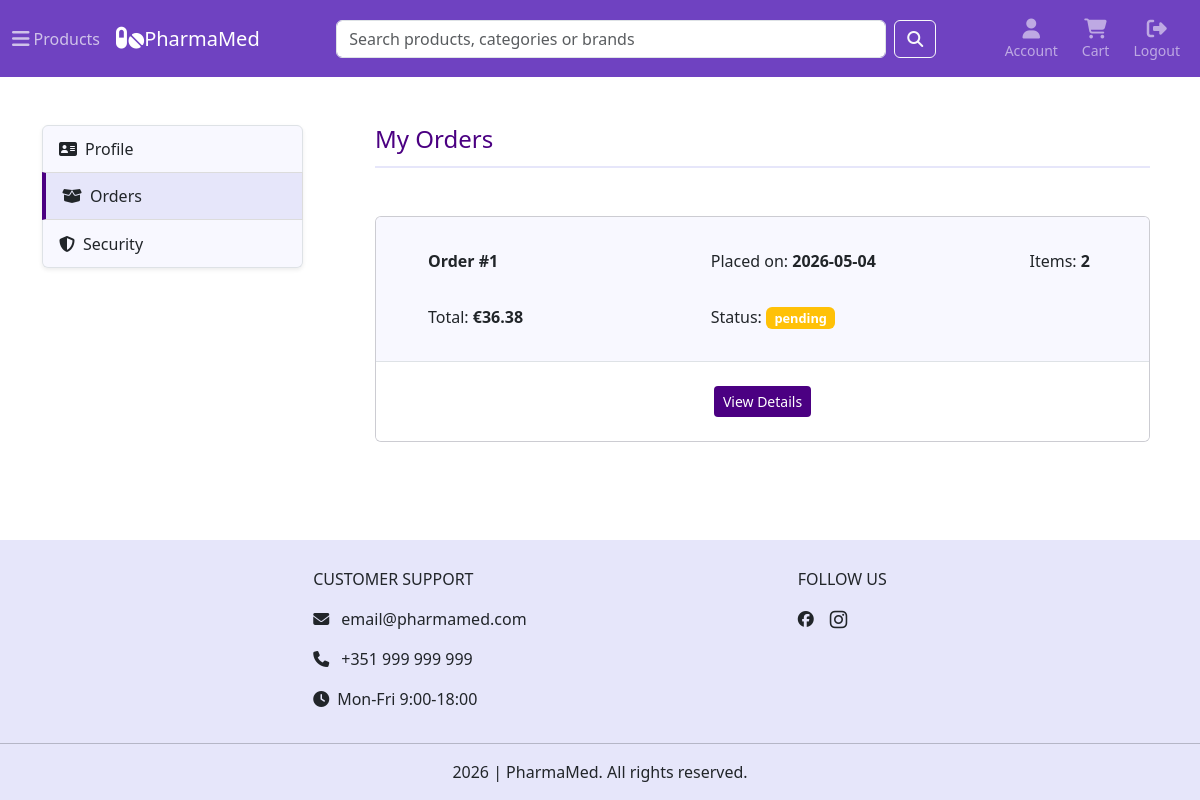
The app's page /account/orders (signed in), older data.
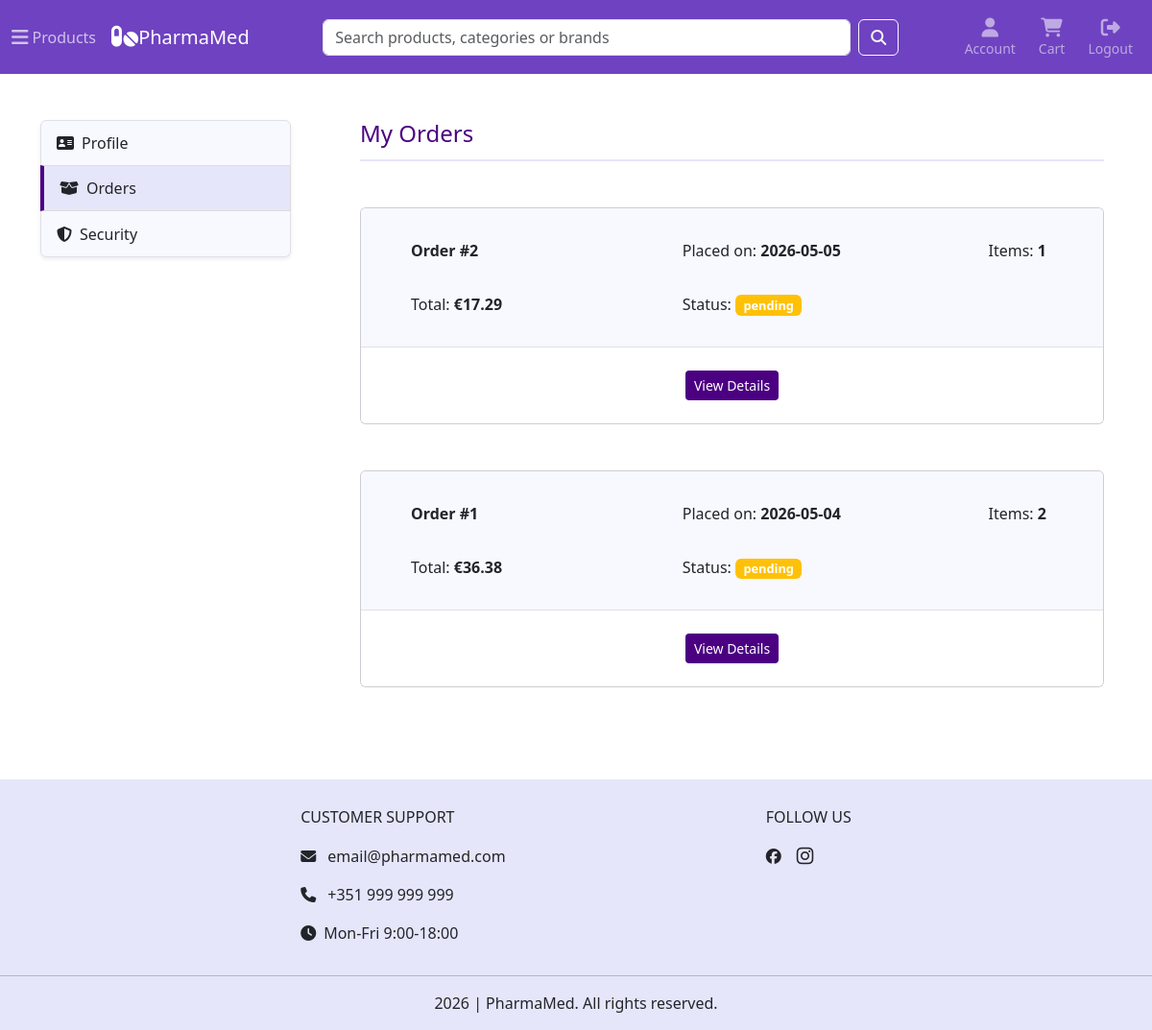
The same page, newer data.
### tables this page shows
CREATE TABLE orders (
    id INTEGER PRIMARY KEY AUTOINCREMENT,
    user_id INTEGER NOT NULL,
    address_id INTEGER NOT NULL,
    full_name TEXT NOT NULL,
    address_line TEXT NOT NULL,
    postal_code TEXT NOT NULL,
    city TEXT NOT NULL,
    country TEXT NOT NULL,
    shipping_method TEXT NOT NULL,
    subtotal REAL NOT NULL,
    shipping_cost REAL NOT NULL,
    total REAL NOT NULL,
    status TEXT NOT NULL DEFAULT 'pending',
    created_at TIMESTAMP DEFAULT CURRENT_TIMESTAMP,
    FOREIGN KEY (user_id) REFERENCES users(id),
    FOREIGN KEY (address_id) REFERENCES addresses(id)
);

### app.py (the view)
@app.route("/account/orders")
@login_required
def orders():
    db = get_db()
    orders = db.execute("""SELECT o.*, SUM(oi.quantity) AS item_count FROM orders o JOIN order_items oi ON oi.order_id = o.id WHERE o.user_id = ?
                        GROUP BY o.id ORDER BY o.created_at DESC""", (current_user.id,)).fetchall()
    return render_template("account/orders.html", active_page="orders", orders=orders)

### app.py (called while the page is built)
@login_manager.user_loader
def load_user(user_id):
    db = get_db()
    if db is None:
        return None
    user = db.execute("SELECT id, email, first_name, last_name FROM users WHERE id = ?",(user_id,)).fetchone()
    if user is None:
        return None
    return User(user["id"], user["email"], user["first_name"], user["last_name"])

@app.context_processor
def inject_globals():
    return {
        "categories_menu": load_categories_menu(),
        "cart_count": get_cart_count()
    }

### helpers.py (called while the page is built)
def get_db():
    if "db" not in g:
        g.db = sqlite3.connect("pharmamed.db")
        g.db.row_factory = sqlite3.Row
        g.db.execute("PRAGMA foreign_keys = ON")
    return g.db

def get_cart_count():
    db = get_db()
    if current_user.is_authenticated:
        return db_cart_count(db, current_user.id)
    session_cart = session.get('cart', {})
    return sum(session_cart.values())

def db_cart_count(db, user_id):
    cart_count = db.execute("""SELECT SUM(quantity) as total FROM cart_items ci JOIN cart c ON ci.cart_id = c.id WHERE c.user_id = ?""", (user_id,)).fetchone()
    return cart_count["total"] or 0

### templates/account/orders.html (shortened to what this page needs)
{% extends "account/account.html" %}
{% block account_content %}
<div class="page-header pb-1">
    <h4>My Orders</h4>
</div>
{% for order in orders %}
    <div class="card order-card my-5">
        <ul class="list-group list-group-flush">
            <li class="list-group-item top-item p-3">
                <div class="row mt-3">
                    <div class="col-12 col-md-6 col-lg-5 mb-3 mb-md-0 ps-lg-5">
                        <strong>Order #{{ order.id }} </strong>
                    </div>
                    <div class="col-12 col-md-6 col-lg-5">
                        <p>Placed on: <strong>{{ order.created_at[:10] }}</strong></p>
                    </div>
                    <div class="col-12 col-md-6 col-lg-2 mt-md-3 mt-lg-0">
                        <p>Items: <strong>{{ order.item_count }}</strong></p>
                    </div>
                    <div class="col-12 col-md-6 col-lg-5 mt-md-3 ps-lg-5">
                        <p>Total: <strong>€{{ order.total }}</strong></p>
                    </div>
                    <div class="col-12 col-md-6 col-lg-7 mt-md-3">
                        <p>Status: <span class="badge {% if order.status == 'pending' %}bg-warning {% elif order.status == 'confirmed' %}bg-warning {% elif order.status == 'shipped' %}bg-warning
                        {% elif order.status == 'completed' %}bg-success {% elif order.status == 'cancelled' %}bg-danger {% endif %}">{{ order.status }}</span></p>
                    </div>
                </div>
            </li>
            <li class="list-group-item p-4">
                <div class="text-center">
                    <a href="/" class="btn btn-sm order-details-btn">
                        View Details
                    </a>
                </div>
            </li>
        </ul>
    </div>
{% endfor %}
{% endblock %}

Row changes from the older to the newer data that the page shows:
added orders: id "2", created_at "2026-05-05", item_count "1", total "17.29", status "pending"
